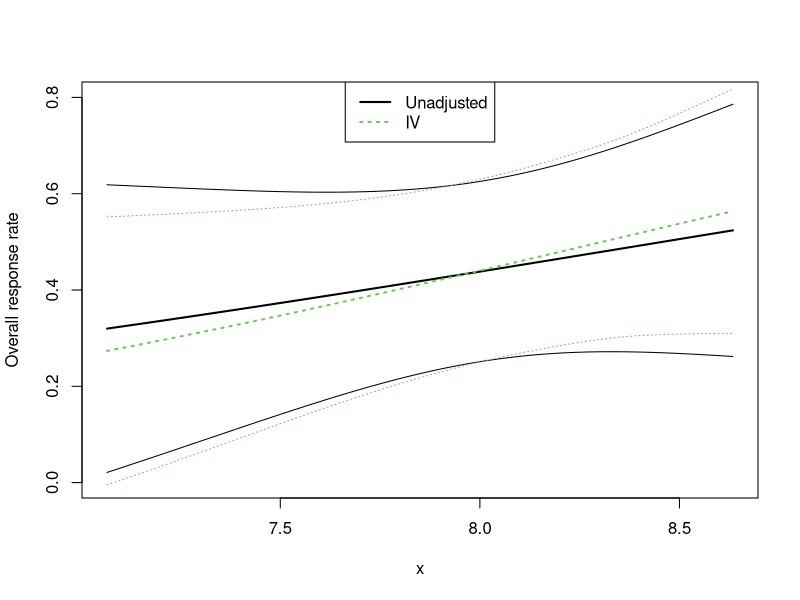

Generate this figure with R:
# simulation study for estimating causal exposure-response relationship (23d)

# unadjusted analysis with no adjustment for confounding
est.ua = function(x, y, family=gaussian(), xg=NULL, ng=99) {
	mod = glm(y~x, family=family)
	if (is.null(xg)) xg = (1:ng)/(ng+1) else ng = length(xg)
	new.data = data.frame(x=xg)
	predict(mod, newdata=new.data, type="response")
}

# G-computation adjustment for measured confounding
est.gc = function(w, x, y, family=gaussian(), xg=NULL, ng=99) {
	mod = glm(y~w+x, family=family)
	if (is.null(xg)) xg = (1:ng)/(ng+1) else ng = length(xg)
	est = rep(NA, ng)
	for (g in 1:ng) {
		new.data = data.frame(w=w, x=rep(xg[g],length(w)))
		est[g] = mean(predict(mod, newdata=new.data, type="response"))
	}
	est
}

# IV analysis adjusting for all (measured and unmeasured) confounding
est.iv = function(z, x, y, family=gaussian(), xg=NULL, ng=99) {
	n = length(z)
	v = rep(NA, n)
	K = max(z)
	for (k in 1:K) {
		i.k = which(z==k)
		n.k = length(i.k)
		if (n.k>0) v[i.k] = rank(x[i.k])/(n.k+1)
	}
	v1 = qnorm(v)
	mod = glm(y~v1+x, family=family)
	if (is.null(xg)) xg = (1:ng)/(ng+1) else ng = length(xg)
	vg = (1:ng)/(ng+1)
	est = rep(NA, ng)
	for (g in 1:ng) {
		new.data = data.frame(v1=qnorm(vg), x=rep(xg[g],ng))
		est[g] = mean(predict(mod, newdata=new.data, type="response"))
	}
	est
}

dat = read.csv("Frey22 reformatted.csv", header=TRUE)
dim(dat); names(dat); summary(dat)
z = as.numeric(dat$Dose=="High")+1
x = log10(dat$Exposure)
y = 1-as.numeric(dat$Response=="NR") # as.numeric(dat$Response=="CR") # 
n = length(y)

x.lo = 7.05; x.hi = 8.65
x.rge = x.hi-x.lo
ng = 99
xg = x.lo+x.rge*(1:ng)/(ng+1)
nr = 1000
nm = 2

pt.est = matrix(NA, ng, nm)
pt.est[,1] = est.ua(x, y, family = binomial(), xg=xg)
pt.est[,2] = est.iv(z, x, y, family = binomial(), xg=xg)
pt.est

bt.est = array(NA, dim=c(nr, nm, ng))
bt.se = matrix(NA, ng, nm)
bt.good = bt.se
for (r in 1:nr) {
	if (r%%100==0) print(paste(r, date()))
	ind = sample(1:n, n, replace=TRUE)
	zb = z[ind]; xb = x[ind]; yb = y[ind]
	bt.est[r,1,] = est.ua(xb, yb, family = binomial(), xg=xg)
	bt.est[r,2,] = est.iv(zb, xb, yb, family = binomial(), xg=xg)
}

for (m in 1:nm) {
	for (g in 1:ng) {
		good = !is.na(bt.est[,m,g])
		bt.good[g,m] = sum(good)
		bt.se[g,m] = sd(bt.est[good,m,g])
	}
}

est.smry = cbind(xg, pt.est, bt.se, bt.good)
est.smry

file.out = "ana rst 230901a app ORR.csv"
write.csv(est.smry, file=file.out)

# sim.smry = read.csv(file.out)
za = qnorm(0.975)

plot(xg, pt.est[,1], type="l", lty=1, lwd=2, col=1, xlab="x", ylab="Overall response rate", ylim=c(0,0.8))
lines(xg, pt.est[,1]-za*bt.se[,1], type="l", lty=1, lwd=1, col=1)
lines(xg, pt.est[,1]+za*bt.se[,1], type="l", lty=1, lwd=1, col=1)
lines(xg, pt.est[,2], type="l", lty=3, lwd=2, col=3)
lines(xg, pt.est[,2]-za*bt.se[,2], type="l", lty=3, lwd=1, col=3)
lines(xg, pt.est[,2]+za*bt.se[,2], type="l", lty=3, lwd=1, col=3)
legend("top", lty=c(1,3), lwd=2, col=c(1,3), legend=c("Unadjusted", "IV"))

# end of program